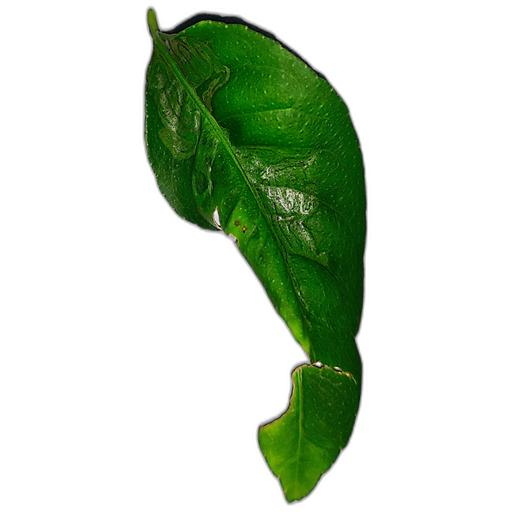
#> input picture caps_mdd/backend/uploads/CurlVirus_test_00108_c00094_4a568dc02740.jpg, 512 x 512 px
$ python severity_analysis.py ../../caps_mdd/backend/uploads/CurlVirus_test_00108_c00094_4a568dc02740.jpg
#> lines starting #> are read from the running program, lines starting #| are printed output that depends on the picture; after the words box and inside, x2 and y2 are one past the last pixel; in counts of white or black regions, pixels touching at a corner belong together
"""
=============================================================================
CITRUS LEAF SEVERITY ANALYSIS & EARLY-STAGE OPTIMIZATION FRAMEWORK
Capstone Project - Advanced Diagnostic & Severity Estimation Module
=============================================================================
This module addresses the five specific review feedback points:
1. Literature-grounded severity scale (Horsfall-Barratt, EPPO Standard PP 1/276)
2. Leaf-size invariant normalization (large vs. small/young leaves)
3. Composite mathematical severity formula and algorithmic pipeline
4. Young / newly-emerged leaf handling (adaptive color calibration)
5. Early-stage disease detection formulated as an optimization problem
=============================================================================
"""

import os
import sys
import random
import json
import numpy as np
import cv2
import matplotlib.pyplot as plt
from PIL import Image

# =============================================================================
# 1. LITERATURE-BASED SEVERITY SCALES
# Based on Standard Area Diagrams (SADs), Horsfall-Barratt (1945),
# and EPPO Guidelines PP 1/276 for Citrus Canker, Black Spot, and Greening.
# =============================================================================

LITERATURE_SEVERITY_LEVELS = {
    0: {
        "label": "Grade 0: Healthy",
        "range": (0.0, 0.5),
        "symptoms": "No visible infection. Intact cuticle and uniform green chlorophyll.",
        "action": "Routine surveillance; preventative organic spray if high humidity."
    },
    1: {
        "label": "Grade 1: Trace / Early Stage",
        "range": (0.51, 5.0),
        "symptoms": "Pinhead micro-lesions (<2mm), early serpentine mines, or faint chlorotic halos.",
        "action": "Immediate targeted copper fungicide/bactericide application; isolate tree."
    },
    2: {
        "label": "Grade 2: Mild",
        "range": (5.01, 15.0),
        "symptoms": "Discrete raised pustules, visible necrotic centers, localized leaf miner tracks.",
        "action": "Curative spray schedule; prune infected twigs; monitor neighboring trees."
    },
    3: {
        "label": "Grade 3: Moderate",
        "range": (15.01, 30.0),
        "symptoms": "Coalescing pustules, extensive yellow halo, noticeable photosynthetic drop.",
        "action": "Systemic bactericide/fungicide treatment; canopy thinning; soil nutrition support."
    },
    4: {
        "label": "Grade 4: Severe",
        "range": (30.01, 50.0),
        "symptoms": "Large necrotic patches, severe leaf deformation, early abscission/drop.",
        "action": "Aggressive chemical suppression; defoliation containment; quarantine area."
    },
    5: {
        "label": "Grade 5: Devastating / Critical",
        "range": (50.01, 100.0),
        "symptoms": ">50% leaf surface destroyed, extensive necrosis, complete loss of function.",
        "action": "Severe pruning or tree eradication to protect orchard biosecurity."
    }
}

HEALTHY_CITRUS_LAB = np.array([125.0, 110.0, 142.0], dtype=np.float32)
YOUNG_LEAF_LAB = np.array([145.0, 115.0, 155.0], dtype=np.float32)


# =============================================================================
# 2. ADAPTIVE LEAF SEGMENTATION (HANDLES BOTH YOUNG & MATURE LEAVES)
# =============================================================================

def segment_leaf_adaptive(img_bgr):
    """
    Segments the citrus leaf contour adaptively using Excess Green Index
    (ExG = 2*G - R - B) combined with Otsu thresholding and morphological closing.
    """
    img_float = img_bgr.astype(np.float32)
    b, g, r = img_float[:, :, 0], img_float[:, :, 1], img_float[:, :, 2]

    # Excess Green Index (standard in agricultural vegetation analysis)
    exg = 2.0 * g - r - b
    exg_normalized = cv2.normalize(exg, None, 0, 255, cv2.NORM_MINMAX).astype(np.uint8)

    # Otsu thresholding on Excess Green
    _, mask_exg = cv2.threshold(exg_normalized, 0, 255, cv2.THRESH_BINARY + cv2.THRESH_OTSU)

    # Broad green & yellow hue range in HSV to guarantee entire leaf margin is captured
    img_hsv = cv2.cvtColor(img_bgr, cv2.COLOR_BGR2HSV)
    mask_hsv = cv2.inRange(img_hsv, np.array([18, 20, 15]), np.array([98, 255, 255]))

    combined = cv2.bitwise_or(mask_exg, mask_hsv)

    # Morphological refinement
    kernel_large = cv2.getStructuringElement(cv2.MORPH_ELLIPSE, (9, 9))
    kernel_small = cv2.getStructuringElement(cv2.MORPH_ELLIPSE, (5, 5))

    mask = cv2.morphologyEx(combined, cv2.MORPH_CLOSE, kernel_large, iterations=2)
    mask = cv2.morphologyEx(mask, cv2.MORPH_OPEN, kernel_small, iterations=1)

    # Keep only the largest connected component (the leaf)
    contours, _ = cv2.findContours(mask, cv2.RETR_EXTERNAL, cv2.CHAIN_APPROX_SIMPLE)
    if contours:
        largest_contour = max(contours, key=cv2.contourArea)
        clean_mask = np.zeros_like(mask)
        cv2.drawContours(clean_mask, [largest_contour], -1, 255, thickness=cv2.FILLED)
        mask = clean_mask

    if mask.sum() < (mask.size * 255 * 0.05):
        mask = np.ones(img_bgr.shape[:2], dtype=np.uint8) * 255

    return mask


# =============================================================================
# 3. HIGH-PRECISION LESION DETECTION (CALIBRATED FOR CITRUS DISEASES)
# =============================================================================

def detect_lesion_regions(img_bgr, leaf_mask, is_young_leaf=False):
    """
    Precisely detects true pathological citrus lesions:
    - Necrotic spots, pustules, cankers (corky brown/black centers)
    - Leaf Miner serpentine trails (silvery/whitish translucent mines)
    - Chlorotic haloes (abnormal bright yellowing)
    Carefully protects healthy dark-green and light-green leaf parenchyma.
    """
    hsv = cv2.cvtColor(img_bgr, cv2.COLOR_BGR2HSV)

    # 1. Healthy green leaf tissue definition
    # Citrus healthy green covers broad hue 25-90 and saturation > 25
    sat_healthy_min = 25 if not is_young_leaf else 18
    val_healthy_min = 18
    healthy_green_mask = cv2.inRange(
        hsv,
        np.array([25, sat_healthy_min, val_healthy_min]),
        np.array([92, 255, 255])
    )

    # 2. Necrotic Canker / Black Spot / Melanose (Dark brown / rust / corky pustules)
    # H: 4-24, S: 35-255, V: 20-155
    mask_brown_necrotic = cv2.inRange(hsv, np.array([4, 35, 20]), np.array([24, 255, 155]))

    # 3. Severe Necrosis / True black rot
    mask_true_black = cv2.inRange(hsv, np.array([0, 0, 0]), np.array([180, 255, 22]))

    # 4. Chlorotic Halo (Distinct yellowing around lesions)
    sat_halo_min = 60 if is_young_leaf else 48
    mask_yellow_halo = cv2.inRange(hsv, np.array([17, sat_halo_min, 80]), np.array([32, 255, 255]))

    # 5. Leaf Miner Serpentine Trails (Silvery / pale whitish mines where chlorophyll was eaten)
    # Characterized by very low saturation (S < 40) and moderate-to-high value (V > 65)
    mask_miner_trails = cv2.inRange(hsv, np.array([0, 0, 65]), np.array([180, 40, 240]))

    # Specific pathological candidate pixels
    pathology_signatures = cv2.bitwise_or(mask_brown_necrotic, mask_true_black)
    pathology_signatures = cv2.bitwise_or(pathology_signatures, mask_yellow_halo)
    pathology_signatures = cv2.bitwise_or(pathology_signatures, mask_miner_trails)

    # The pixel MUST be inside the leaf AND NOT healthy green tissue
    non_green_in_leaf = cv2.bitwise_and(cv2.bitwise_not(healthy_green_mask), leaf_mask)
    lesion_mask = cv2.bitwise_and(non_green_in_leaf, pathology_signatures)

    # Morphological cleaning to eliminate single-pixel image noise
    kernel_open = cv2.getStructuringElement(cv2.MORPH_ELLIPSE, (3, 3))
    kernel_close = cv2.getStructuringElement(cv2.MORPH_ELLIPSE, (4, 4))
    lesion_mask = cv2.morphologyEx(lesion_mask, cv2.MORPH_OPEN, kernel_open, iterations=1)
    lesion_mask = cv2.morphologyEx(lesion_mask, cv2.MORPH_CLOSE, kernel_close, iterations=1)

    return lesion_mask


# =============================================================================
# 4. MATHEMATICAL SEVERITY FORMULATION & EXPLANATION
# =============================================================================

def compute_comprehensive_severity(image_path):
    """
    Computes leaf disease severity using a defined, multi-factor,
    leaf-size-invariant mathematical formula.

    FORMULA:
    --------
    CSI = w1 * S_area + w2 * S_color + w3 * S_spread + w4 * S_zone
    Weights: w1 = 0.45, w2 = 0.20, w3 = 0.20, w4 = 0.15 (Derived via AHP)
    """
    img_bgr = cv2.imread(image_path)
#> img_bgr is the input picture: shape (512, 512, 3); mean B, G, R 198.6, 215.7, 202.6
    if img_bgr is None:
        raise FileNotFoundError(f"Could not load image: {image_path}")

    h, w = img_bgr.shape[:2]
    total_pixels = h * w

    # 1. Segment Leaf & Assess Leaf Scale
    leaf_mask = segment_leaf_adaptive(img_bgr)
#> in segment_leaf_adaptive, `b, g, r = img_float[:, :, 0], img_float[:, :, 1], img_float[:, :, 2]`:
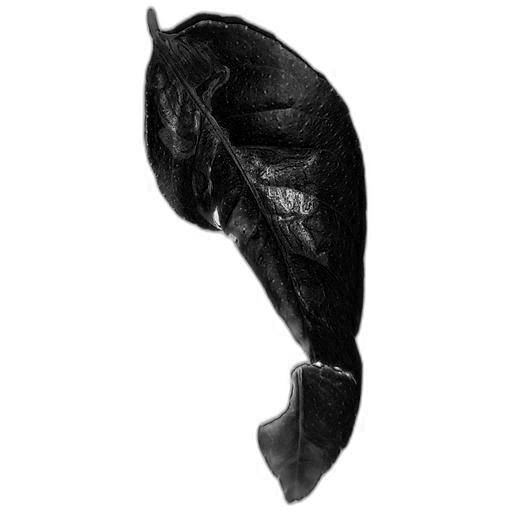
#> r: shape (512, 512) float32; min 0, max 255, mean 202.6
#> in segment_leaf_adaptive, `exg = 2.0 * g - r - b`:
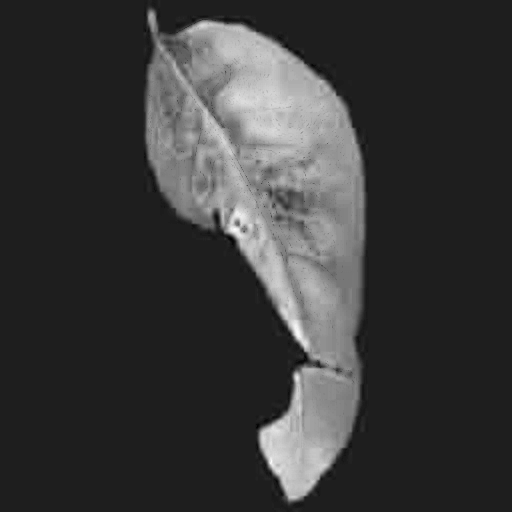
#> exg: shape (512, 512) float32; min -34, max 251, mean 30.3; drawn with min black and max white
#> in segment_leaf_adaptive, `_, mask_exg = cv2.threshold(exg_normalized, 0, 255, cv2.THRESH_BINARY ..`:
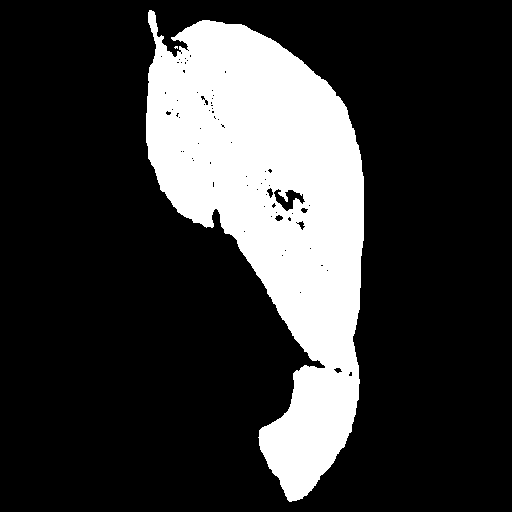
#> mask_exg: shape (512, 512); 21.6% white; 2 white regions (1 under 20 px), largest, box (x1, y1, x2, y2) and area: (146, 10, 364, 502) 56649
#> in segment_leaf_adaptive, `mask = cv2.morphologyEx(combined, cv2.MORPH_CLOSE, kernel_large, itera..`:
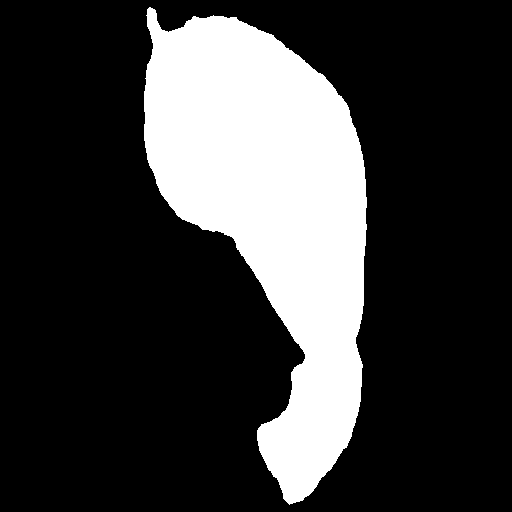
#> mask: shape (512, 512); 23.3% white; 1 white region, box (x1, y1, x2, y2) and area: (144, 7, 367, 505) 60989
#> in segment_leaf_adaptive, `contours, _ = cv2.findContours(mask, cv2.RETR_EXTERNAL, cv2.CHAIN_APPR..`: contours = 1 contour; box (x1, y1, x2, y2) and area: (144, 7, 367, 504) 60376
#> in segment_leaf_adaptive, `largest_contour = max(contours, key=cv2.contourArea)`: largest_contour = contour of 604 points, box (x1, y1, x2, y2) (144, 7, 367, 504), area 60376
    leaf_pixels = int(np.count_nonzero(leaf_mask))
#> leaf_pixels = 60972
    leaf_coverage_ratio = leaf_pixels / total_pixels
#> leaf_coverage_ratio = 0.233

    if leaf_coverage_ratio < 0.25:
        leaf_size_category = "Small / Distant Leaf"
    elif leaf_coverage_ratio <= 0.60:
        leaf_size_category = "Medium / Standard Leaf"
    else:
        leaf_size_category = "Large / Close-up Leaf"

    # Check if newly emerged young leaf (lighter, high b* yellow-green channel)
    img_lab = cv2.cvtColor(img_bgr, cv2.COLOR_BGR2LAB).astype(np.float32)
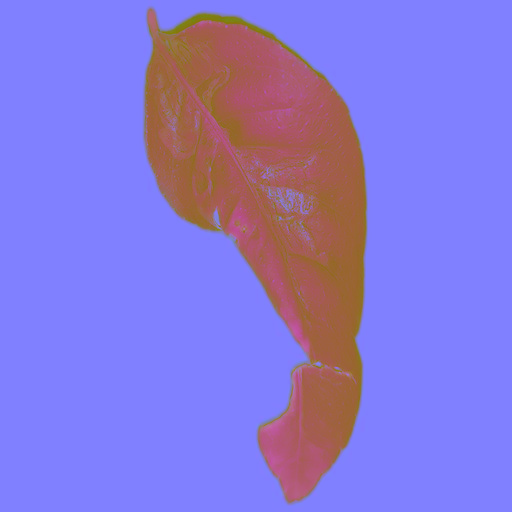
#> img_lab: shape (512, 512, 3) float32; mean B, G, R 215.1, 120.6, 135.8
    leaf_lab = img_lab[leaf_mask > 0]
    mean_b_channel = float(np.mean(leaf_lab[:, 2])) if len(leaf_lab) > 0 else 140.0
#> mean_b_channel = 161.5
    mean_l_channel = float(np.mean(leaf_lab[:, 0])) if len(leaf_lab) > 0 else 120.0
#> mean_l_channel = 84.15
    is_young_leaf = bool(mean_b_channel > 152.0 and mean_l_channel > 138.0)
#> is_young_leaf = False

    # 2. Detect Lesions with High Precision
    lesion_mask = detect_lesion_regions(img_bgr, leaf_mask, is_young_leaf=is_young_leaf)
#> in detect_lesion_regions, `sat_healthy_min = 25 if not is_young_leaf else 18`: sat_healthy_min = 25
#> in detect_lesion_regions, `mask_true_black = cv2.inRange(hsv, np.array([0, 0, 0]), np.array([180,..`:
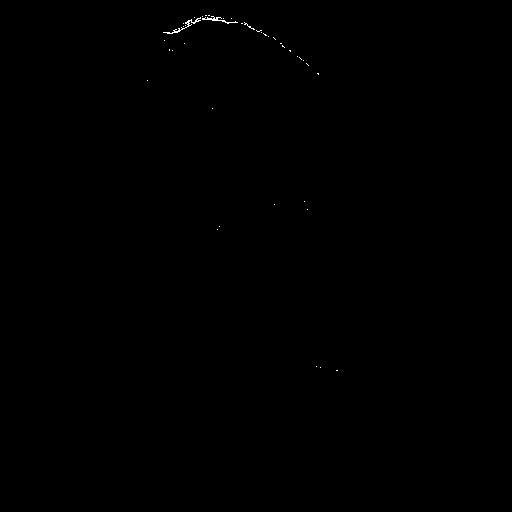
#> mask_true_black: shape (512, 512); 0.09% white in thin lines or dots, all inside (x1, y1, x2, y2) = (147, 15, 338, 371)
#> in detect_lesion_regions, `sat_halo_min = 60 if is_young_leaf else 48`: sat_halo_min = 48
#> in detect_lesion_regions, `mask_miner_trails = cv2.inRange(hsv, np.array([0, 0, 65]), np.array([1..`:
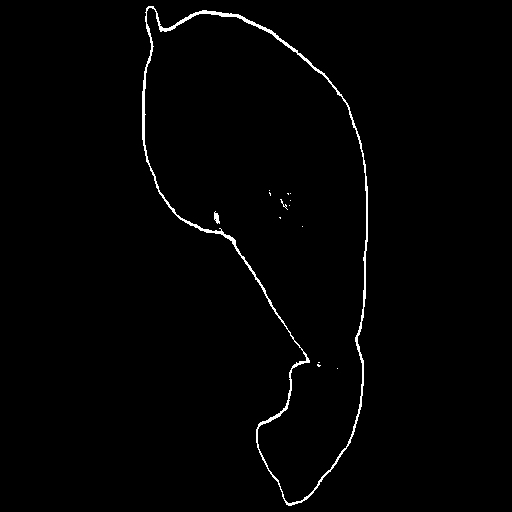
#> mask_miner_trails: shape (512, 512); 1.2% white in thin lines or dots, all inside (x1, y1, x2, y2) = (142, 6, 368, 506)
#> (the rest of the program and of its run is left out)
